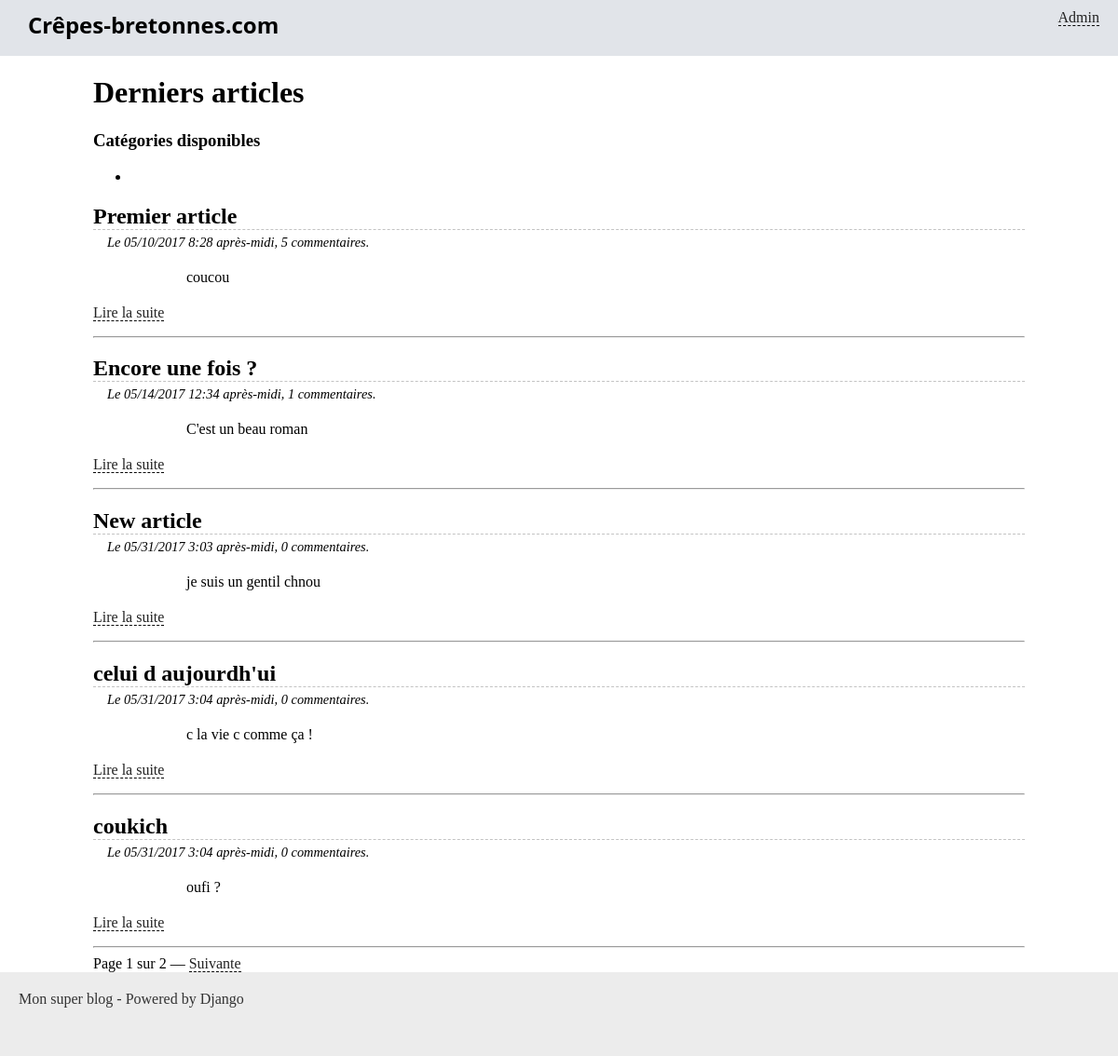
Screenshot of /blog/ with the database file from the repository.
### blog/models.py (models this page shows, shortened)
class Article(models.Model):
    titre = models.CharField(max_length=100)
    slug = models.SlugField()
    auteur = models.CharField(max_length=42)
    contenu = models.TextField(null=True)
    date = models.DateTimeField(verbose_name="Date de parution",
                                auto_now_add=True, auto_now=False)
    is_visible = models.BooleanField(verbose_name="Article publié ?",
                                     default=False)
    categorie = models.ForeignKey('Categorie')

### blog/views.py (the view)
# urls.py: url(r'^categorie/(\d+)$', ListeArticles.as_view(), name='blog_categorie'),
class ListeArticles(ListView):
    model = Article
    context_object_name = "derniers_articles"
    template_name = "blog/accueil.html"
    paginate_by = 5
    def get_context_data(self, **kwargs):
        context = super(ListeArticles, self).get_context_data(**kwargs)
        context['categories'] = Categorie.objects.all()
        return context

### crepes/context_processors.py (called while the page is built)
def get_infos(request):
    date_actuelle = datetime.now()
    return {'date_actuelle': date_actuelle}

def inject_constantes(request):
	return {'taux_change': 1.41}

def inject_taux_change(request):
	return {'taux_change': 1.618033989}

### blog/templates/blog/accueil.html (shortened to what this page needs)
{% extends "blog/base.html" %}
{% block content %}
	<h1>Derniers articles</h1>
	<h3>Catégories disponibles</h3>
<ul>
{% for categorie in categories %}
    <li><a href="{% url "blog_categorie" categorie.id %}">{{ categorie.nom }}</a></li>
{% endfor %}
</ul>
	{% for article in derniers_articles %}
		<h2 class="titre-article">{{ article.titre }}</h2>
		<p class="infos-article">Le {{ article.date|date:'SHORT_DATETIME_FORMAT' }}, {{article.comment_set.count}} commentaires.</p>
		<div class="contenu-article">
			{{ article.contenu|safe|truncatewords_html:30 }}
		</div>
		<p><a href="{% url 'blog_lire' article.pk %}">Lire la suite</a></p>
		<hr />
	{% endfor %}
{% if is_paginated %}
    <div class="pagination">
           Page {{ page_obj.number }} sur {{ page_obj.paginator.num_pages }}
           {% if page_obj.has_next %}
              — <a href="?page={{ page_obj.next_page_number }}">Suivante</a>
           {% endif %}
    </div>
{% endif %}
{% endblock %}

### blog/static/blog/styles.css (style rules this page uses)
* { box-sizing: border-box; }
body { margin: 0; padding: 0; }
a { color: #222; border-bottom: 1px dashed #000; text-decoration: none; }
.titre-article, .titre-comments { border-bottom: 1px dashed #c3c3c3; margin-bottom: 0; }
.infos-article { margin: 5px 0 0 15px; font-style: italic; font-size: 0.9em; }
.contenu-article { margin: 20px auto; width: 80%; }

### rows the page displays
Article: titre "Premier article", date "05/10/2017 8:28 après-midi", comment_set.count "5", contenu "coucou"
Article: titre "Encore une fois ?", date "05/14/2017 12:34 après-midi", comment_set.count "1", contenu "C'est un beau roman"
Article: titre "New article", date "05/31/2017 3:03 après-midi", comment_set.count "0", contenu "je suis un gentil chnou"
Article: titre "celui d aujourdh'ui", date "05/31/2017 3:04 après-midi", comment_set.count "0", contenu "c la vie c comme ça !"
Article: titre "coukich", date "05/31/2017 3:04 après-midi", comment_set.count "0", contenu "oufi ?"

### other values shown
{{ page_obj.number }} "1"
{{ page_obj.paginator.num_pages }} "2"
